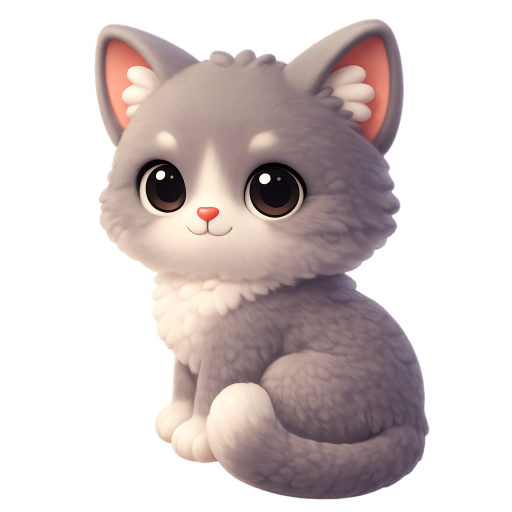
#> input picture art/gen/words/cat.png, 1024 x 1024 px (shown at 1/2 size); its folder holds 4 pictures in this run
$ python prep_word_art.py
#> lines starting #> are read from the running program, lines starting #| are printed output that depends on the picture
#!/usr/bin/env python3
"""Crops the generated word-scene renders to their content and shrinks them.

art/gen/words/<name>.png  ->  art/words/<name>.png  (+ art/words/sizes.json)
"""
import json
from pathlib import Path

from PIL import Image

ROOT = Path(__file__).resolve().parent.parent
SRC = ROOT / "art" / "gen" / "words"
DST = ROOT / "art" / "words"
MAX_SIDE = 256
# frames that swap in place must share one crop
SHARED_CROP = {"cat": ["cat", "cat_closed"]}

DST.mkdir(parents=True, exist_ok=True)


def content_box(im):
    return im.getchannel("A").point(lambda a: 255 if a > 24 else 0).getbbox()


shared = {}
for group in SHARED_CROP.values():
    boxes = [content_box(Image.open(SRC / f"{n}.png").convert("RGBA")) for n in group]
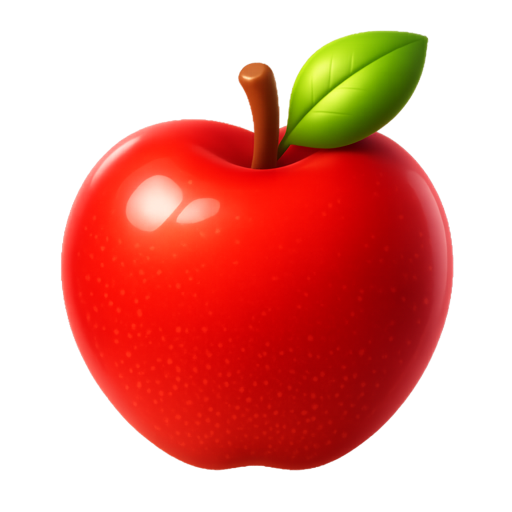
#> input picture art/gen/words/apple.png, 1024 x 1024 px, given in place of cat_closed.png, which was not available (shown at 1/2 size)
#> boxes = [(189, 37, 859, 999), (122, 61, 907, 941)]
    union = (min(b[0] for b in boxes), min(b[1] for b in boxes), max(b[2] for b in boxes), max(b[3] for b in boxes))
#> union = (122, 37, 907, 999)
    shared.update({n: union for n in group})

sizes = {}
for src in sorted(SRC.glob("*.png")):
    if src.stem in ("sheet", "cats"):
        continue
    im = Image.open(src).convert("RGBA")
#> im is the input picture: PIL image 1024x1024 RGBA; mean R, G, B, A 129.8, 35.4, 19.5, 121.4
    im = im.crop(shared.get(src.stem) or content_box(im))
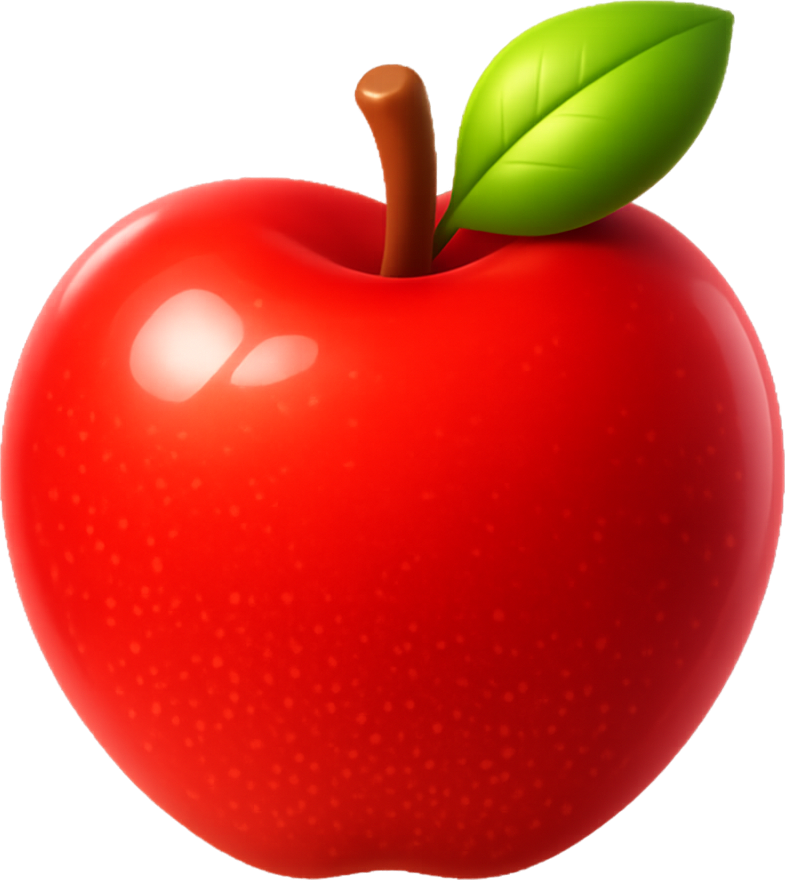
#> im: PIL image 785x880 RGBA; mean R, G, B, A 173.2, 43.2, 23.7, 184.3; transparent parts drawn white
    im.thumbnail((MAX_SIDE, MAX_SIDE), Image.LANCZOS)
#> im: PIL image 228x256 RGBA
    im.save(DST / src.name, optimize=True)
    sizes[src.stem] = im.size
    print(f"{src.stem:8s} {im.size}")
#| apple    (228, 256)
#> pass 2 of the loop `for src in sorted(SRC.glob("*.png")):`:
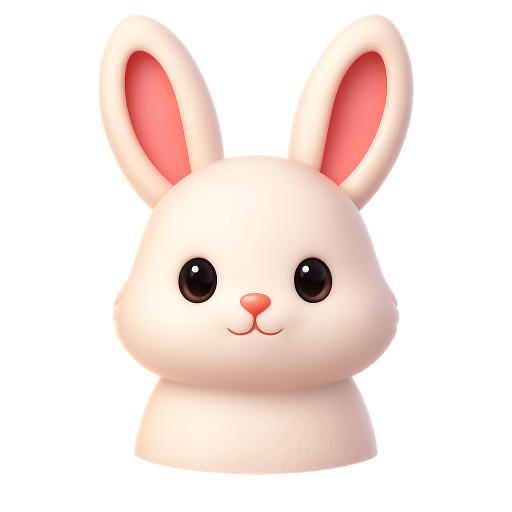
#> input picture art/gen/words/bunny.png, 1024 x 1024 px (shown at 1/2 size)
#> im is the input picture: PIL image 1024x1024 RGBA; mean R, G, B, A 137.7, 118.1, 109.7, 101
#> `im = im.crop(shared.get(src.stem) or content_box(im))`:
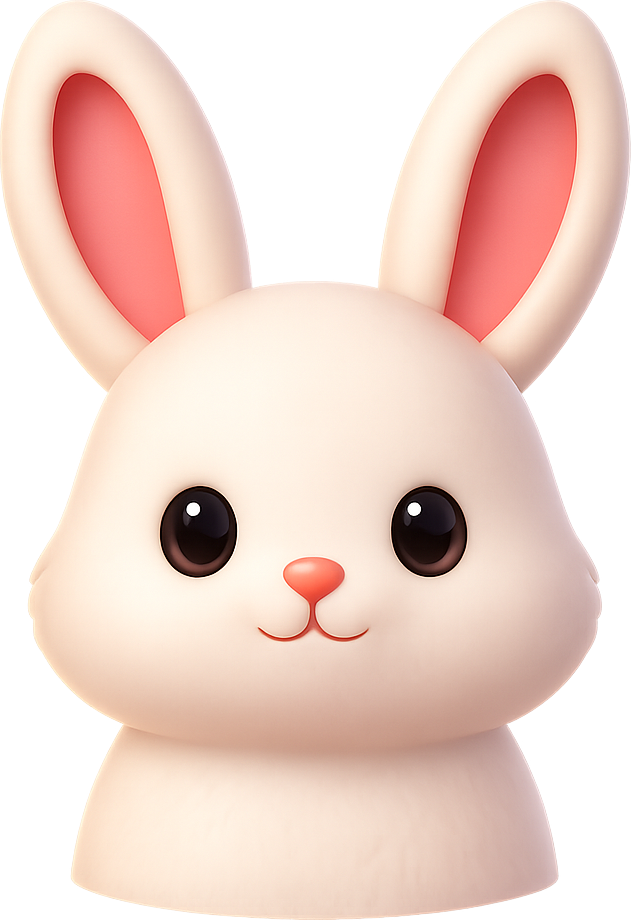
#> im: PIL image 631x920 RGBA; mean R, G, B, A 211.6, 180.9, 168.3, 182.3; transparent parts drawn white
#| bunny    (176, 256)
#> pass 3 of the loop `for src in sorted(SRC.glob("*.png")):`:
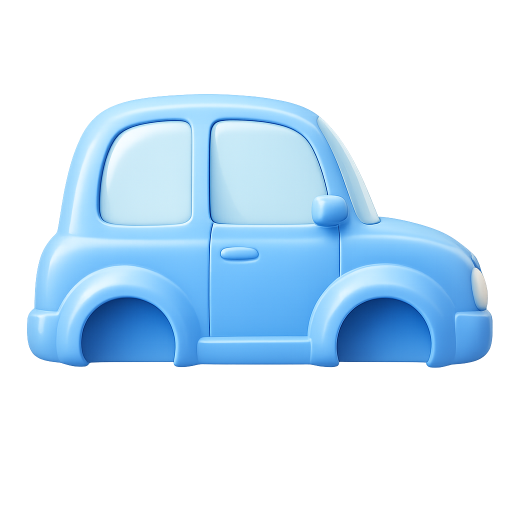
#> input picture art/gen/words/car.png, 1024 x 1024 px (shown at 1/2 size)
#> im is the input picture: PIL image 1024x1024 RGBA; mean R, G, B, A 98, 132.5, 158.4, 93.5
#> `im = im.crop(shared.get(src.stem) or content_box(im))`:
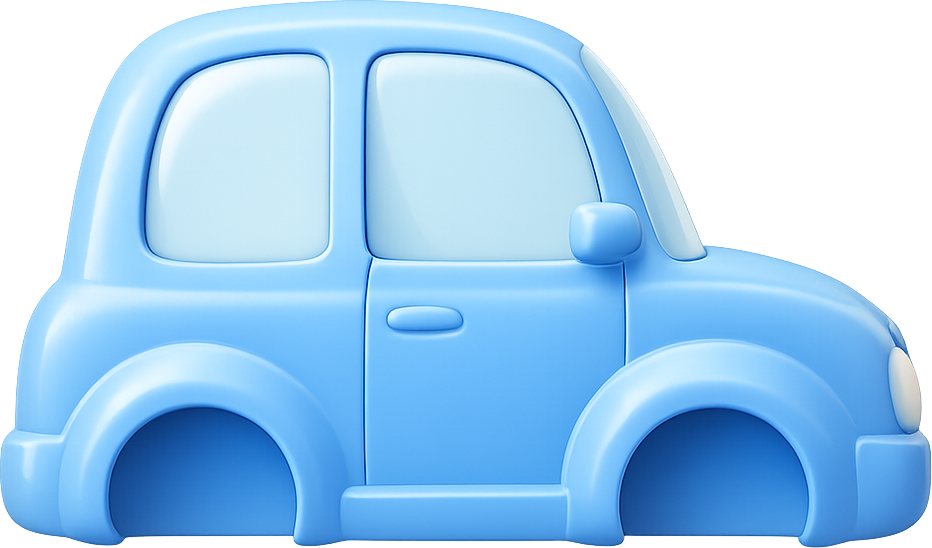
#> im: PIL image 932x548 RGBA; mean R, G, B, A 128, 179.3, 218.1, 192; transparent parts drawn white
#> `im.thumbnail((MAX_SIDE, MAX_SIDE), Image.LANCZOS)`:
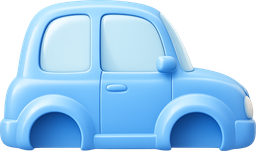
#> im: PIL image 256x151 RGBA; mean R, G, B, A 103.1, 148.7, 184.4, 192.2; transparent parts drawn white
#| car      (256, 151)
#> the loop made 4 passes; the first 3 are shown
(DST / "sizes.json").write_text(json.dumps(sizes, indent=1))
